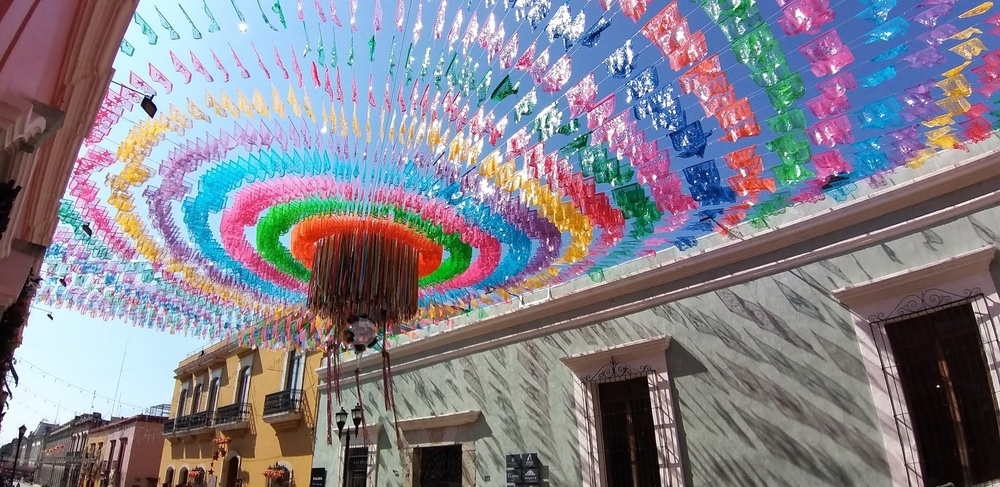
#> input picture datasets/flags.jpg, 1000 x 487 px, shrunk from 2224 x 1082 before the run
$ jupyter execute module3_arithmetic-images.ipynb   (older library calls are emulated)
#> lines starting #> are read from the running program, lines starting #| are printed output that depends on the picture
# Arithmetic with Images

[cell 1]
import os
import cv2
import random
import numpy as np
import matplotlib.pyplot as plt

### Image addition and subtraction

[cell 2]
image = cv2.imread('../datasets/flags.jpg')
#> image is the input picture: shape (487, 1000, 3); mean B, G, R 140.6, 129.9, 132.4

M = np.ones(image.shape, dtype="uint8") * 60

image_added = cv2.add(image, M)


plt.figure(figsize=(12,8))

plt.subplot(1,2,1)
plt.imshow(image[:,:,::-1])

plt.subplot(1,2,2)
plt.imshow(image_added[:,:,::-1])

[cell 3]
scalar = np.ones((1, 1), dtype="float") * 110

image_added_2 = cv2.add(image, scalar)
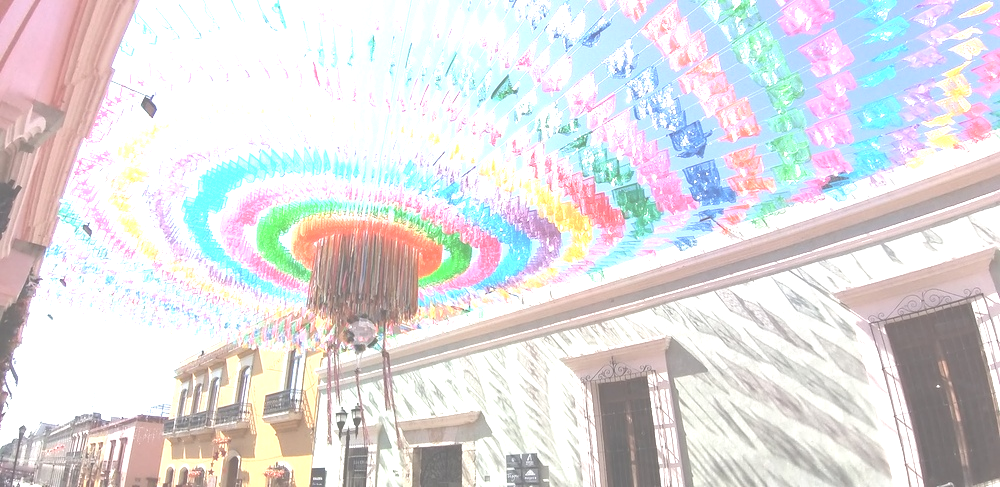
#> image_added_2: shape (487, 1000, 3); mean B, G, R 222.4, 220.7, 222.6

plt.figure(figsize=(12,8))

plt.subplot(1,2,1)
plt.imshow(image[:,:,::-1])

plt.subplot(1,2,2)
plt.imshow(image_added_2[:,:,::-1])

### Image blending

[cell 4]
gray_image = cv2.cvtColor(image, cv2.COLOR_BGR2GRAY)
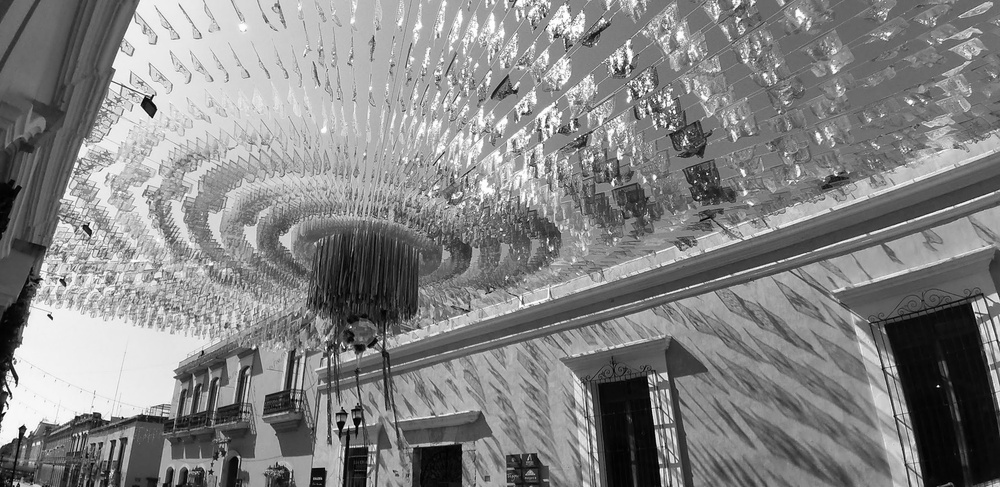
#> gray_image: shape (487, 1000); min 0, max 255, mean 131.9

gradient_x = cv2.Sobel(gray_image, cv2.CV_16S, 1, 0, 3)
gradient_y = cv2.Sobel(gray_image, cv2.CV_16S, 0, 1, 3)
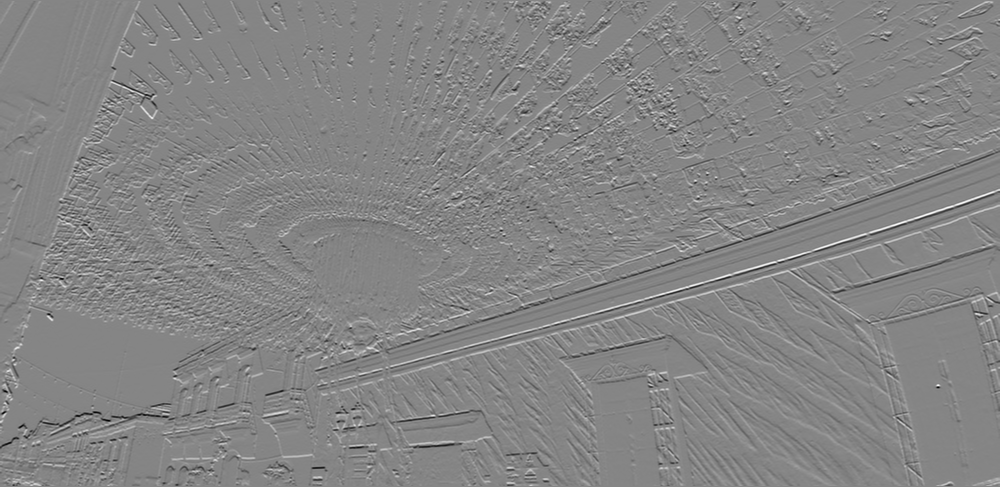
#> gradient_y: shape (487, 1000) int16; min -890, max 813, mean -1; drawn with min black and max white

# Conversion to an unsigned 8-bit type:
abs_gradient_x = cv2.convertScaleAbs(gradient_x)
abs_gradient_y = cv2.convertScaleAbs(gradient_y)

sobel_image = cv2.addWeighted(abs_gradient_x, 0.5, abs_gradient_y, 0.5, 0)
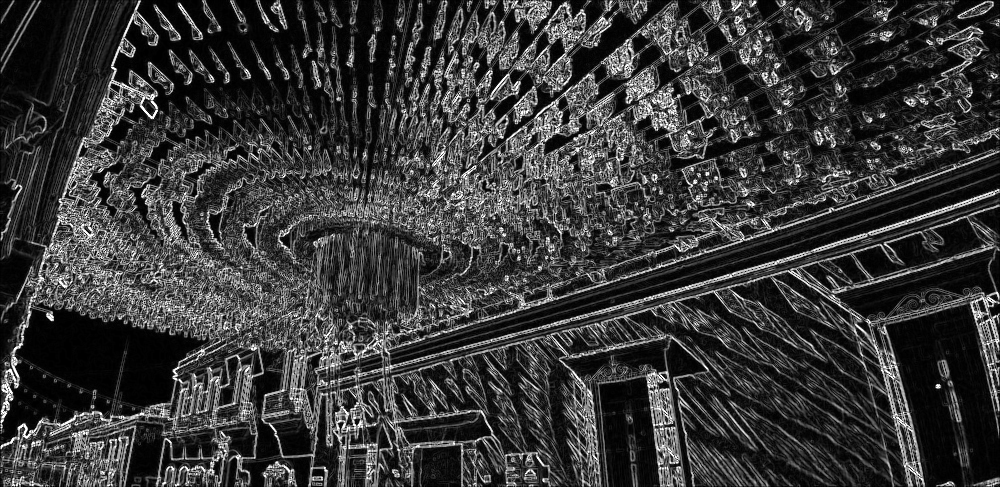
#> sobel_image: shape (487, 1000); min 0, max 255, mean 56.6

plt.figure(figsize=(10,8))

plt.imshow(sobel_image, cmap='gray')

### Bitwise operations

[cell 5]
thres, im = cv2.threshold(sobel_image, 128, 255, cv2.THRESH_BINARY)
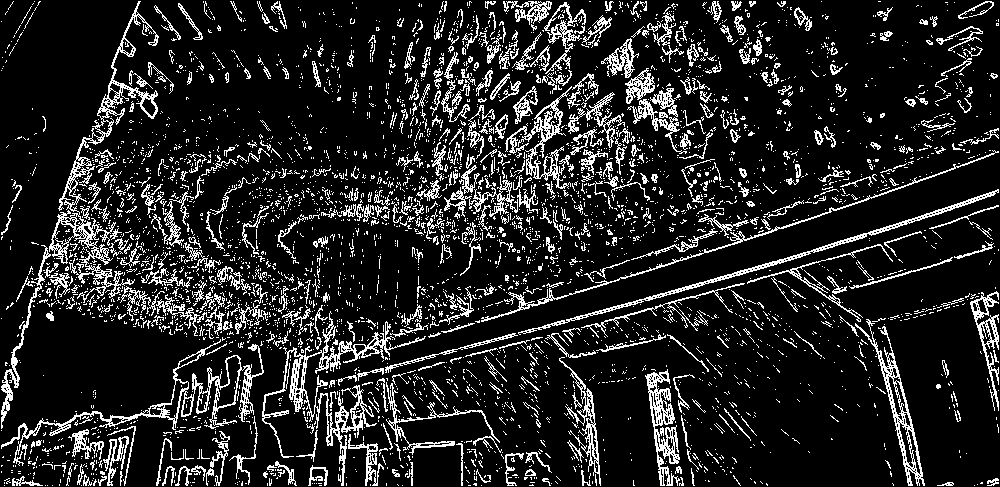
#> im: shape (487, 1000); 14.2% white in thin lines or dots

bitwise_and = cv2.bitwise_and(image, thres)
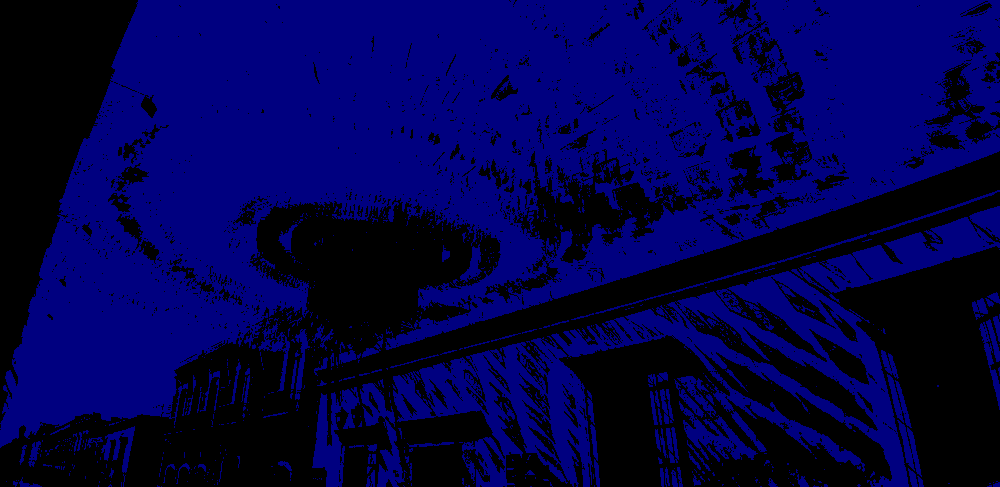
#> bitwise_and: shape (487, 1000, 3); mean B, G, R 73.8, 0, 0
bitwise_or = cv2.bitwise_or(image, thres)
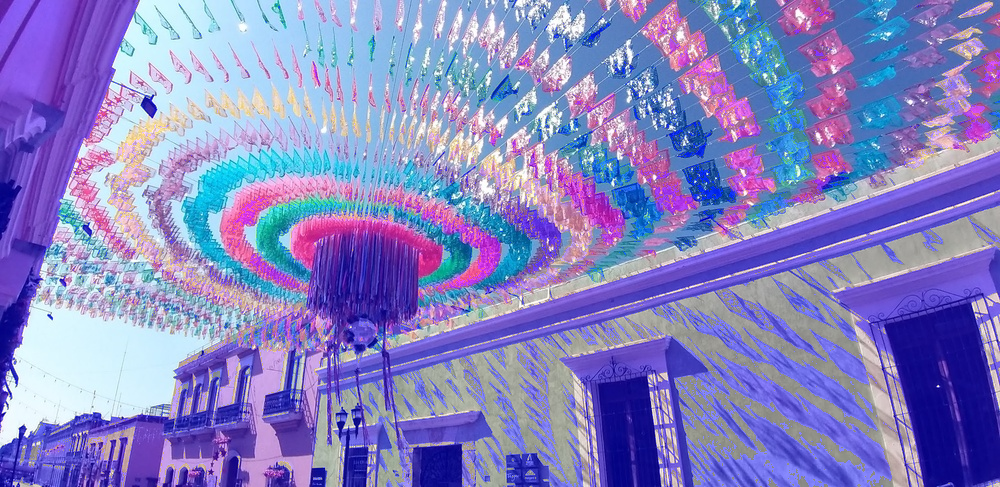
#> bitwise_or: shape (487, 1000, 3); mean B, G, R 194.8, 129.9, 132.4
bitwise_xor = cv2.bitwise_xor(image, thres)
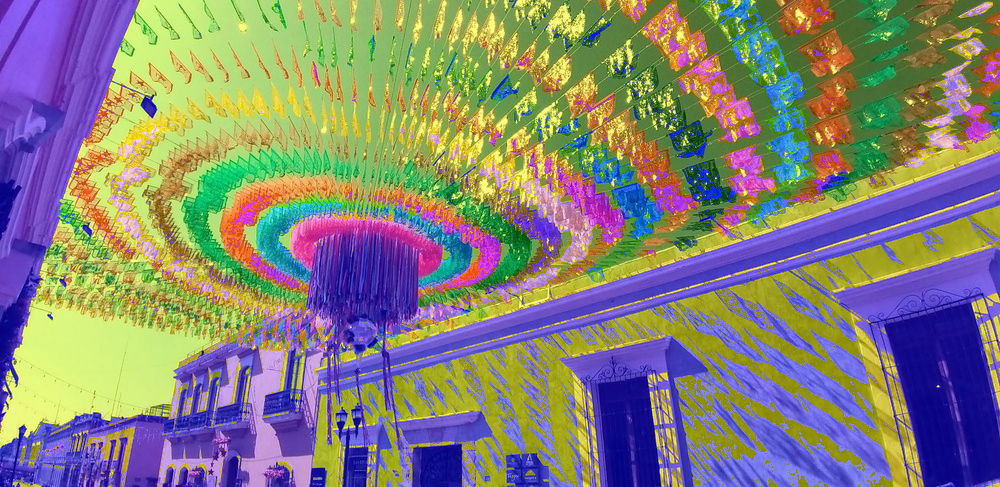
#> bitwise_xor: shape (487, 1000, 3); mean B, G, R 121, 129.9, 132.4
bitwise_not = cv2.bitwise_not(image, thres)
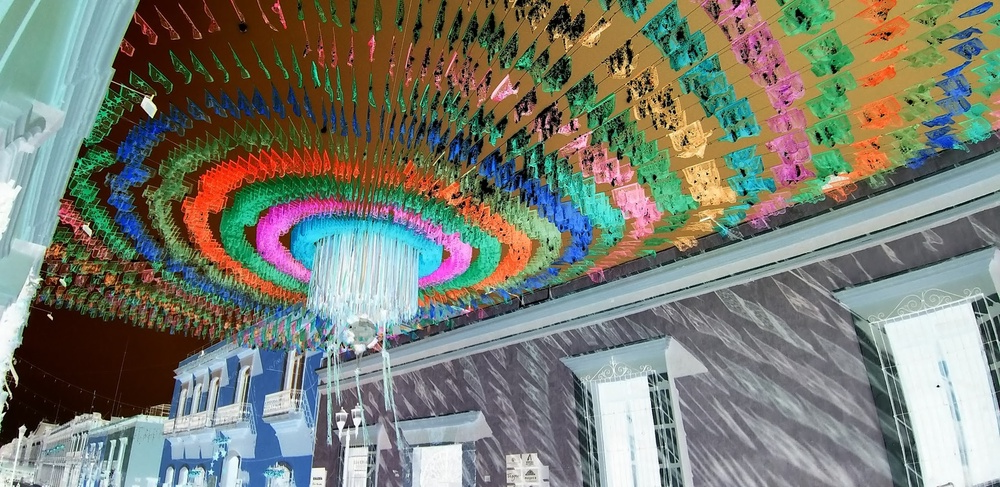
#> bitwise_not: shape (487, 1000, 3); mean B, G, R 114.4, 125.1, 122.6

plt.figure(figsize=(12,6))

plt.subplot(2,2,1)
plt.imshow(bitwise_and[:,:,::-1])

plt.subplot(2,2,2)
plt.imshow(bitwise_or[:,:,::-1])

plt.subplot(2,2,3)
plt.imshow(bitwise_xor[:,:,::-1])

plt.subplot(2,2,4)
plt.imshow(bitwise_not[:,:,::-1])
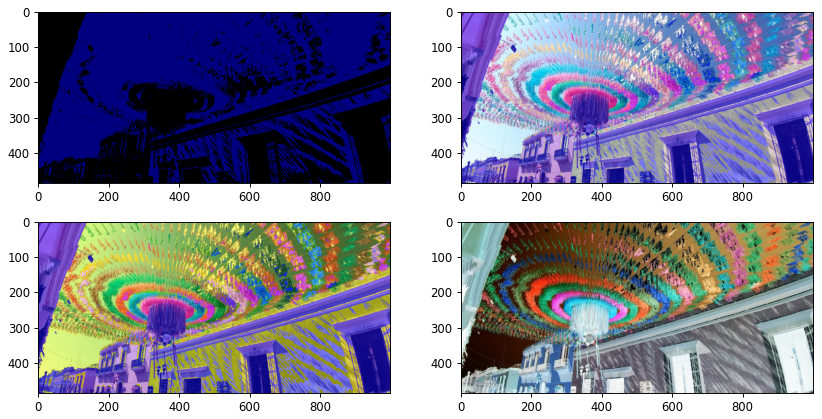
#> figure drawn by matplotlib, 4 panels
